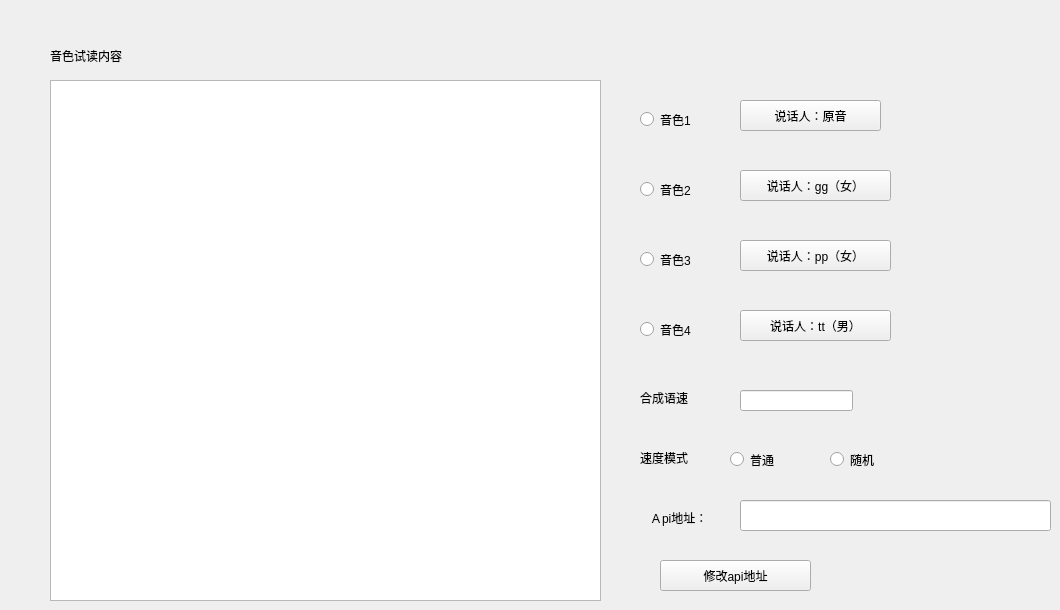
    <widget class="QWidget" name="tab_2">
     <attribute name="title">
      <string>音色</string>
     </attribute>
     <widget class="QPlainTextEdit" name="ys_text">
      <property name="geometry">
       <rect>
        <x>50</x>
        <y>80</y>
        <width>551</width>
        <height>521</height>
       </rect>
      </property>
     </widget>
     <widget class="QLabel" name="label">
      <property name="geometry">
       <rect>
        <x>50</x>
        <y>40</y>
        <width>101</width>
        <height>31</height>
       </rect>
      </property>
      <property name="text">
       <string>音色试读内容</string>
      </property>
     </widget>
     <widget class="QPushButton" name="ys_spk_1">
      <property name="geometry">
       <rect>
        <x>740</x>
        <y>100</y>
        <width>141</width>
        <height>31</height>
       </rect>
      </property>
      <property name="text">
       <string>说话人：原音</string>
      </property>
     </widget>
     <widget class="QPushButton" name="ys_spk_2">
      <property name="geometry">
       <rect>
        <x>740</x>
        <y>170</y>
        <width>151</width>
        <height>31</height>
       </rect>
      </property>
      <property name="text">
       <string>说话人：gg（女）</string>
      </property>
     </widget>
     <widget class="QPushButton" name="ys_spk_3">
      <property name="geometry">
       <rect>
        <x>740</x>
        <y>240</y>
        <width>151</width>
        <height>31</height>
       </rect>
      </property>
      <property name="text">
       <string>说话人：pp（女）</string>
      </property>
     </widget>
     <widget class="QRadioButton" name="ys_1">
      <property name="geometry">
       <rect>
        <x>640</x>
        <y>110</y>
        <width>115</width>
        <height>19</height>
       </rect>
      </property>
      <property name="text">
       <string>音色1</string>
      </property>
      <attribute name="buttonGroup">
       <string notr="true">ys_bn</string>
      </attribute>
     </widget>
     <widget class="QRadioButton" name="ys_2">
      <property name="geometry">
       <rect>
        <x>640</x>
        <y>180</y>
        <width>115</width>
        <height>19</height>
       </rect>
      </property>
      <property name="text">
       <string>音色2</string>
      </property>
      <attribute name="buttonGroup">
       <string notr="true">ys_bn</string>
      </attribute>
     </widget>
     <widget class="QRadioButton" name="ys_3">
      <property name="geometry">
       <rect>
        <x>640</x>
        <y>250</y>
        <width>115</width>
        <height>19</height>
       </rect>
      </property>
      <property name="text">
       <string>音色3</string>
      </property>
      <attribute name="buttonGroup">
       <string notr="true">ys_bn</string>
      </attribute>
     </widget>
     <widget class="QRadioButton" name="ys_4">
      <property name="geometry">
       <rect>
        <x>640</x>
        <y>320</y>
        <width>115</width>
        <height>19</height>
       </rect>
      </property>
      <property name="text">
       <string>音色4</string>
      </property>
      <attribute name="buttonGroup">
       <string notr="true">ys_bn</string>
      </attribute>
     </widget>
     <widget class="QPushButton" name="ys_spk_4">
      <property name="geometry">
       <rect>
        <x>740</x>
        <y>310</y>
        <width>151</width>
        <height>31</height>
       </rect>
      </property>
      <property name="text">
       <string>说话人：tt（男）</string>
      </property>
     </widget>
     <widget class="QLabel" name="label_20">
      <property name="geometry">
       <rect>
        <x>640</x>
        <y>390</y>
        <width>81</width>
        <height>16</height>
       </rect>
      </property>
      <property name="text">
       <string>合成语速</string>
      </property>
     </widget>
     <widget class="QLabel" name="label_21">
      <property name="geometry">
       <rect>
        <x>640</x>
        <y>450</y>
        <width>81</width>
        <height>16</height>
       </rect>
      </property>
      <property name="text">
       <string>速度模式</string>
      </property>
     </widget>
     <widget class="QRadioButton" name="audio_v_1">
      <property name="geometry">
       <rect>
        <x>730</x>
        <y>450</y>
        <width>81</width>
        <height>19</height>
       </rect>
      </property>
      <property name="text">
       <string>普通</string>
      </property>
      <attribute name="buttonGroup">
       <string notr="true">audio_v_type</string>
      </attribute>
     </widget>
     <widget class="QRadioButton" name="audio_v_2">
      <property name="geometry">
       <rect>
        <x>830</x>
        <y>450</y>
        <width>81</width>
        <height>19</height>
       </rect>
      </property>
      <property name="text">
       <string>随机</string>
      </property>
      <attribute name="buttonGroup">
       <string notr="true">audio_v_type</string>
      </attribute>
     </widget>
     <widget class="QLineEdit" name="audio_v_edit">
      <property name="geometry">
       <rect>
        <x>740</x>
        <y>390</y>
        <width>113</width>
        <height>21</height>
       </rect>
      </property>
     </widget>
     <widget class="QLabel" name="label_25">
      <property name="geometry">
       <rect>
        <x>650</x>
        <y>510</y>
        <width>81</width>
        <height>16</height>
       </rect>
      </property>
      <property name="text">
       <string>Ａpi地址：</string>
      </property>
     </widget>
     <widget class="QLineEdit" name="audio_api_add">
      <property name="geometry">
       <rect>
        <x>740</x>
        <y>500</y>
        <width>311</width>
        <height>31</height>
       </rect>
      </property>
     </widget>
     <widget class="QPushButton" name="audio_api">
      <property name="geometry">
       <rect>
        <x>660</x>
        <y>560</y>
        <width>151</width>
        <height>31</height>
       </rect>
      </property>
      <property name="text">
       <string>修改api地址</string>
      </property>
     </widget>
    </widget>
